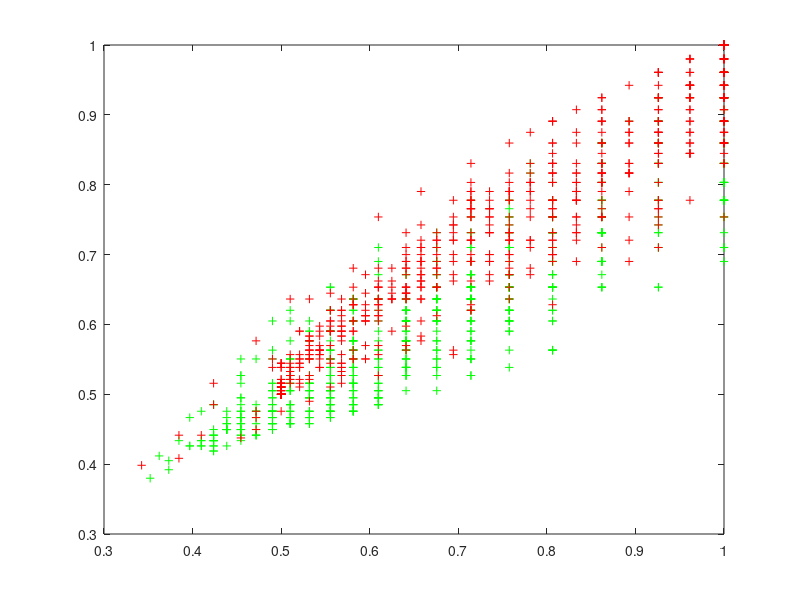

The MATLAB source for this figure: (Note: this script raises an error after producing the figure.)
%% Parameter Description
%  1 = mean intensity 
%  2 = mean of gradient values
%  3 = variance of gradient values
%  ... total of neighborhoods = 9 (each of those has the above 3 values)
% 28 = 1 = normal, -1 = disease (Output)




%% load data
training_data = csvread('data/origin/training.csv');
validation_data = csvread('data/origin/validation.csv');
testing_data = csvread('data/origin/testing.csv');
nSamples = size(training_data,1);

%% training data
X_train = training_data(:, 1:27);
Y_train = training_data(:, 28); % expected solution


%% modify features
%0.1299239806496199 
X_train(:,1:3:27) = 1./(X_train(:,1:3:27)+2);
validation_data(:,1:3:27) = 1./(validation_data(:,1:3:27)+2);
testing_data(:,1:3:27) = 1./(testing_data(:,1:3:27)+2);


%0.13199723565998617 
%X_train(:,1:3:27) = 1./(X_train(:,1:3:27)+2).^2;
%validation_data(:,1:3:27) = 1./(validation_data(:,1:3:27)+2).^2;
%testing_data(:,1:3:27) = 1./(testing_data(:,1:3:27)+2).^2;

%% plot two features
normal = X_train(Y_train == 1,:);
dis = X_train(Y_train == -1,:);

plot(normal(:,1), normal(:,4), 'g+');
hold on
plot(dis(:,1), dis(:,4), 'r+');


%% parameters found with cross validation
c_best = 1.1;
sigma_best = 0.553266;

%% compute svm with all values
SVMstruct = svmtrain(X_train,Y_train,'Kernel_Function', 'rbf', 'rbf_sigma', sigma_best, 'boxconstraint', c_best);
    
%% compute validation solution
X_validation = validation_data(:,1:27);
Y_validation = 	svmclassify(SVMstruct,X_validation);

writeOutput('data/results/validation_predicted.txt', Y_validation);

%% compute testing solution
X_testing = testing_data(:,1:27);
Y_testing = svmclassify(SVMstruct,X_testing);

writeOutput('data/results/testing_predicted.txt', Y_testing);